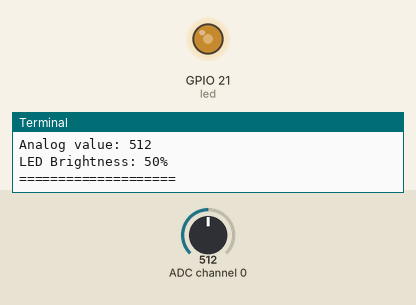
This program was run on a simulated Raspberry Pi (BCM pin numbers). Parts: output pins drawn as LEDs (lit = HIGH), the last lines printed to the terminal. The inputs (shaded band) are chosen by the test bench; at power-on: ADC channel 0 = 512 (analog values on the 0–1023 scale).

Above: at 1.2 s.
1.3 s: ADC channel 0 set to 716
At 2.0 s:
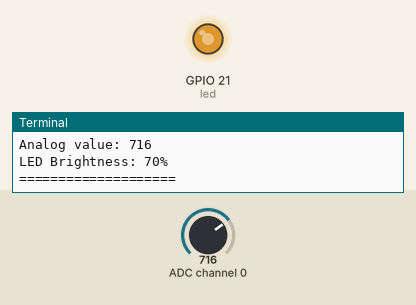
2.8 s: ADC channel 0 set to 900
At 4.0 s:
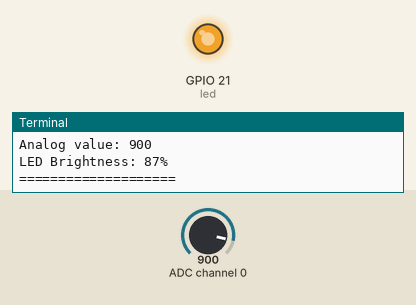
4.3 s: ADC channel 0 set to 122
At 4.7 s:
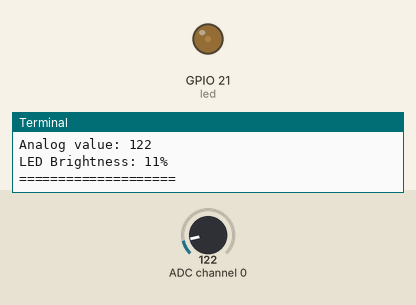
5.8 s: ADC channel 0 set to 0
At 6.6 s:
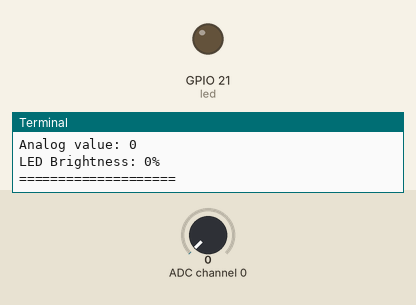
Timing chart, 0 to 8.3 s (numbered marks = the images above; inputs shaded):
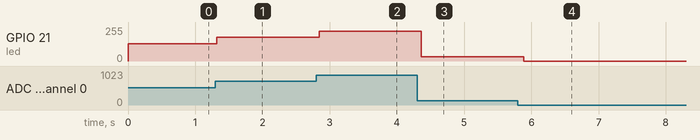

The program:

potentiometer.py
```python
from gpiozero import PWMLED, MCP3008
from time import sleep

pot = MCP3008(0)
led = PWMLED(21)

while True:
    if pot.value < 0.002:
        led.value = 0
    else:
        led.value = pot.value

    voltage = pot.value * 3.3
    analog_value = pot.raw_value
    print(f"Voltage: {voltage:.2f} V")
    print(f"Analog value: {analog_value}")
    print(f"LED Brightness: {int(led.value * 100)}%")
    print("====================")
    sleep(0.1)
```

Measured:
- after the input at 1.3 s, GPIO 21 (led): 128/255 → 179/255 at once
- after the input at 2.8 s, GPIO 21 (led): 179/255 → 224/255 at once
- after the input at 4.3 s, GPIO 21 (led): 224/255 → 31/255 after 0.06 s
- after the input at 5.8 s, GPIO 21 (led): 31/255 → 0/255 after 0.09 s
